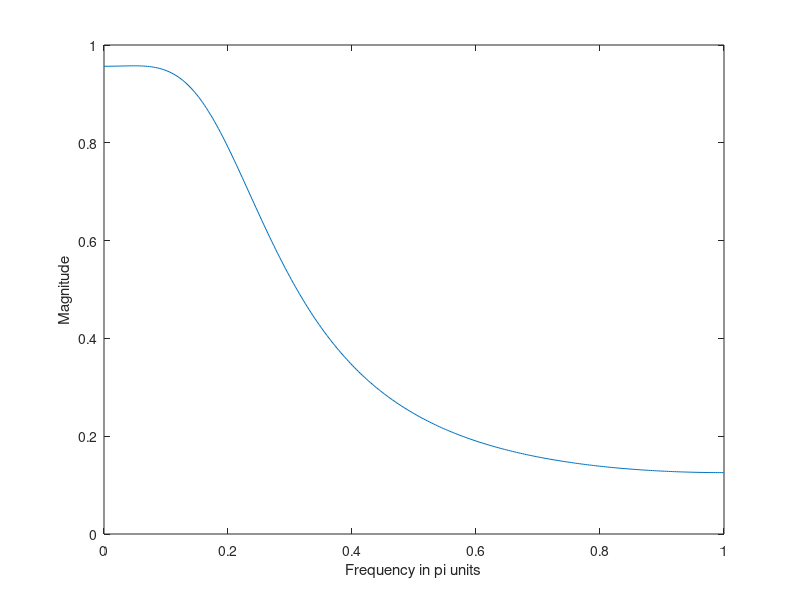

Reproduce this figure in MATLAB.
%10 a
clc;
close all;
T = 1;
wp = 0.2*pi;
ws = 0.6*pi;
e = sqrt(1/0.8^2-1);
A = 1/0.2;
Wp = wp/T;
Ws = ws/T;
N = ceil((1/2)*(log10(e^2/(A^2-1))/log10(Wp/Ws)));
Wc = Wp/((e^2)^(1/(2*N)));
[b,a] = butter(N,Wc,'low','s');
Hs = tf(b,a);
[numd, dend] = impinvar(b,a,1/T);
Hz = tf(numd,dend,T);
w = 0:0.01:pi;
Hw = freqz(numd, dend, w);
plot(w/pi,abs(Hw))
xlabel('Frequency in pi units')
ylabel('Magnitude')